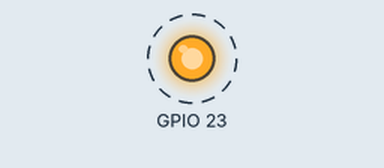
Bench run of a sketch on a simulated ESP32. On the bench: output pins drawn as LEDs (lit = HIGH). Dashed ring = blinking. What the sketch prints to the serial monitor is not drawn.

Above: at 0.2 s.
Timing chart, 0 to 3.0 s (numbered marks = the images above):
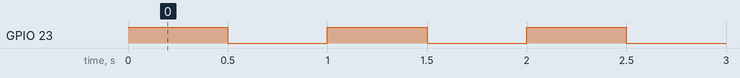

Measured:
- by itself, GPIO 23: alternates HIGH for 0.50 s and LOW for 0.50 s

The sketch:

serial.ino
```cpp
#include <Arduino.h>

void setup() {
  Serial.begin(115200);
  pinMode(23, OUTPUT);
}

void loop() {
  static bool lit = false;
  static unsigned long count = 0;
  lit = !lit;
  digitalWrite(23, lit);
  Serial.printf("count=%lu GPIO23=%d\n", count++, lit);
  delay(500);
}
```
